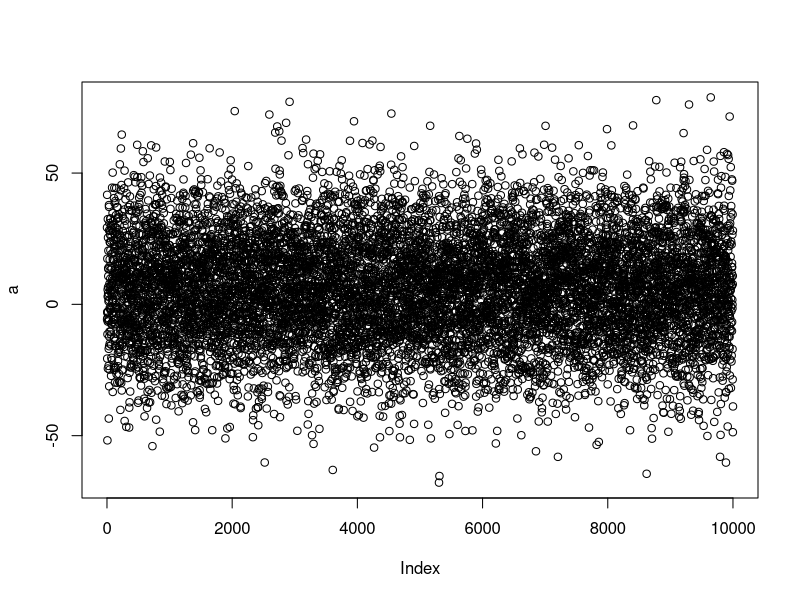
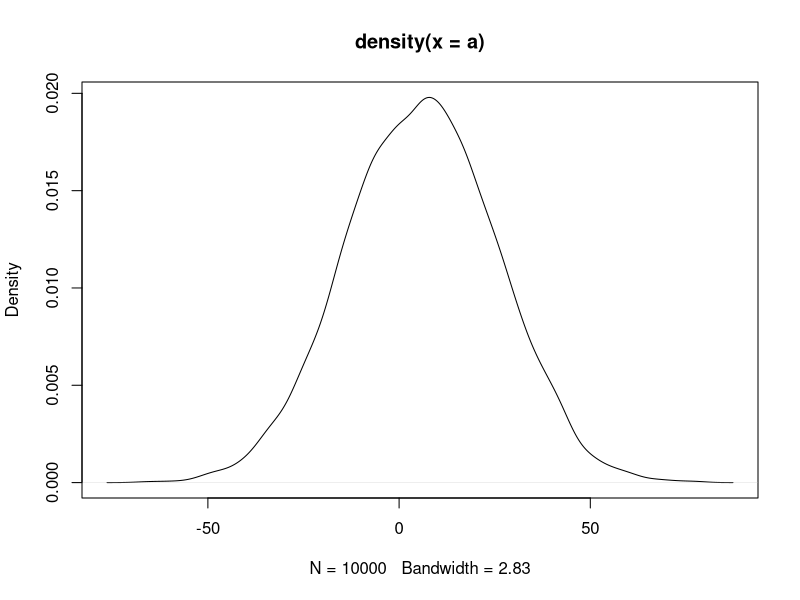
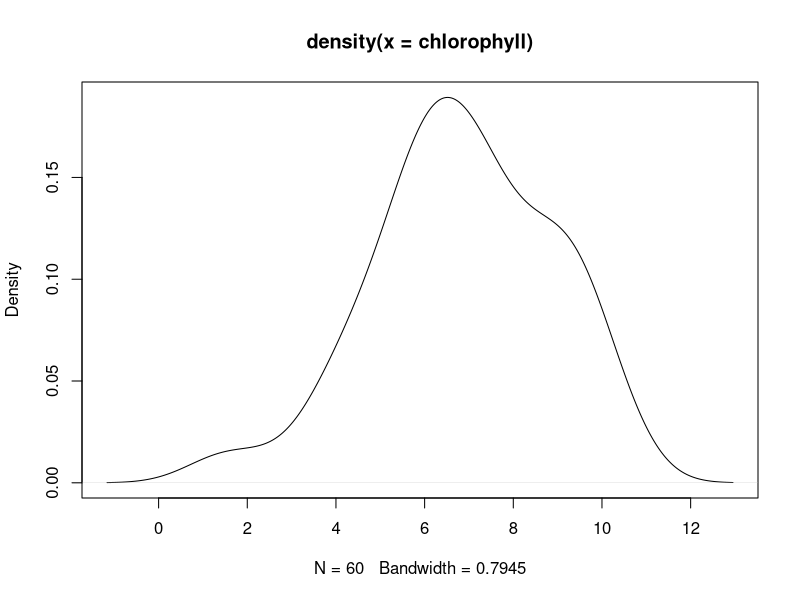
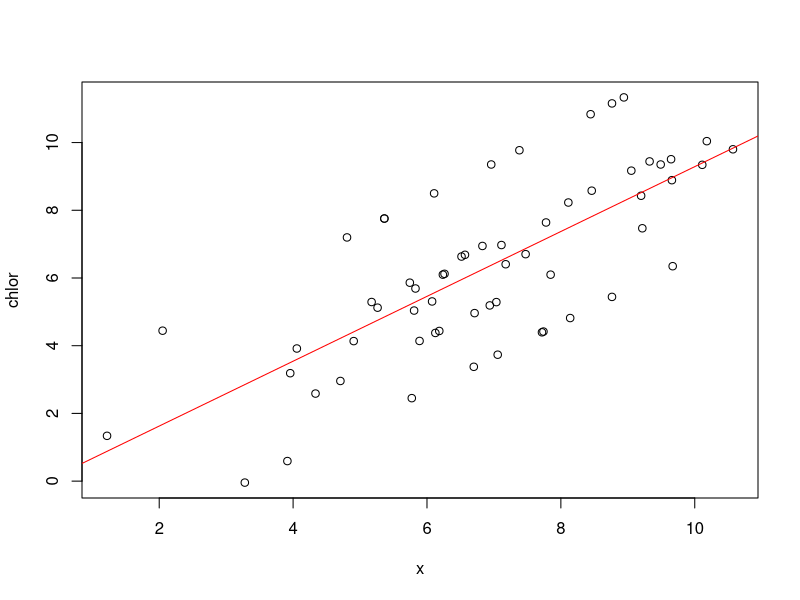
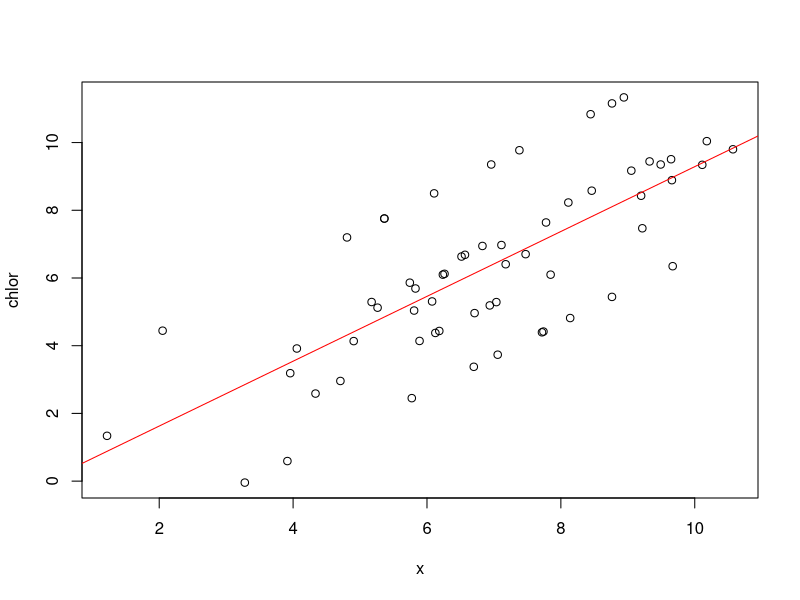
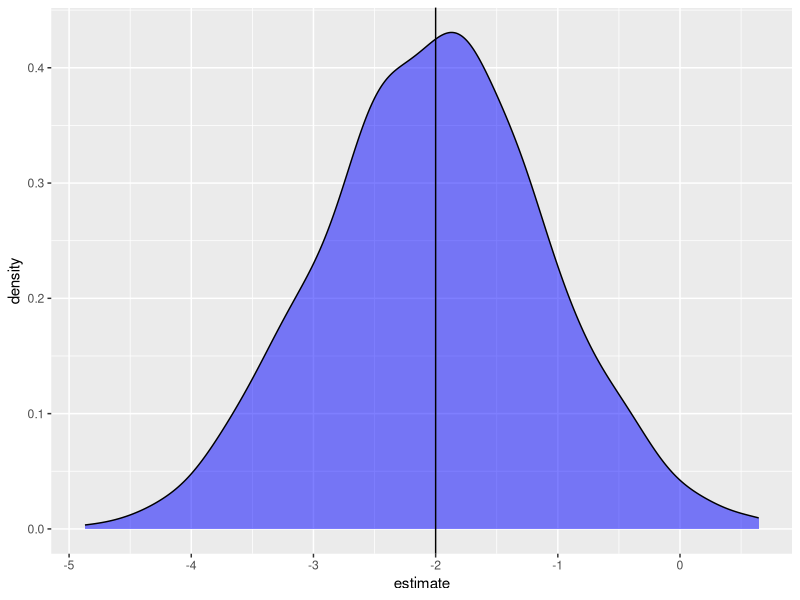
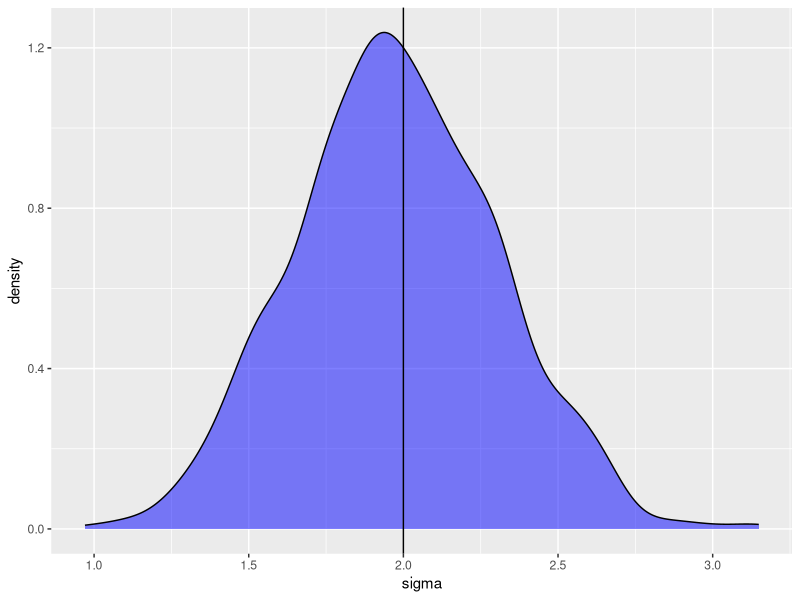

The R source for these figures, in order:
set.seed(20) # Always set seed so random numbers can be recovered
a <- rnorm(1e4, mean = 6, sd = 20) # Generate some random numbers according to a normal distribution
plot(a) # Show a normal distribution
plot(density(a))

##### Simple distribution plot first using 'real' values
set.seed(20)
chlorophyll <- rnorm(60, mean = 7, sd = 2) # Simulating some chlorophyll values; SD and mean come from
# Assemble experiment
plot(density(chlorophyll))

##### Now including an error term
set.seed(20)
x <-rnorm(60, mean = 7, sd = 2) # Data generating process
e <- rnorm(6, sd = 2) # Error
chlor <- x + e # Add the error and the data generating process
summary(chlor)
plot(x, chlor) # Plot these data
m1 <- lm(chlor ~ x) # Model of the relationship between x and chlorophyll
summary(m1) # Can see the model predicts they are strongly related, with an estimate of nearly 1. 
abline(m1$coef[1], m1$coef[2], col = "red")

#####
set.seed(20)
x <-rnorm(60, mean = 7, sd = 2) # Data generating process
e <- rnorm(6, sd = 2) # Error
chlor <- x + e # Add the error and the data generating process
summary(chlor)
plot(x, chlor) # Plot these data
m1 <- lm(chlor ~ x) # Model of the relationship between x and chlorophyll
summary(m1) # Can see the model predicts they are strongly related, with an estimate of nearly 1. 
abline(m1$coef[1], m1$coef[2], col = "red")

##### Next, need simulate with different groups
# Source: https://aosmith.rbind.io/2018/01/09/simulate-simulate-part1/

set.seed(16)
ngroup <- 2
nrep <- 10
b0 <- 5
b1 <- -2
sd <- 2
group <- rep( c("group1", "group2"), each = nrep) # 10 group 1s, 10 group 2s
eps <- rnorm(ngroup*nrep, mean = 0, sd = sd) # Error term for each observation
growth <- b0 + b1*(group == "group2") + eps # Create the simulated response; growth is now given by a true
# group mean for group1 (b0), a mean for group2 which is 2 less than group1 (b1 = -2; -2*group 2 in 
# formula), and an error epsilon (eps).

growthfit <- lm(growth ~ group)
summary(growthfit)

# This is one model, but we want to know how it functions over the long run. So let's create (borrow) a 
# function to do this:

twogroup_fun <- function(nrep = 10, b0 = 5, b1 = -2, sigma = 2){
  ngroup = 2
  group = rep(c("group1", "group2"), each = nrep)
  eps = rnorm(ngroup*nrep, 0, sigma)
  growth = b0 + b1*(group=="group2") + eps
  growthfit = lm(growth ~ group)
  growthfit
}

# This function is using the same parameters as above. 

# Now test the function

set.seed(16)
twogroup_fun()
twogroup_fun(sigma=1) # Example of how to change an element of the function

### Now repeat the function

sims <- replicate(1e3, twogroup_fun(), simplify = F)

#####
library(broom)
library(dplyr)
library(ggplot2)
library(purrr)
#####
tidy(growthfit) # Model coefficients from the single run
summary(growthfit)$sigma # Standard deviation only (doesn't need broom)
sims %>% # The simulations
  map_df(tidy) %>% # Turns each sim object into a tibble
  filter(term == "groupgroup2") %>% # Filtering for group2 
  ggplot( aes(estimate) ) +
  geom_density(fill = "blue", alpha = .5) + # Density plot for the estimates for group 2
  geom_vline( xintercept = -2) # Puts a line for where the actual difference between group1 and group2 was
# specified

# When looking at this distribution, estimates generally lie close to the true value but there is some 
# uncertainty here; a small number even gave positive estimates. 

# Now let's do the same for for standard deviation (sigma)
sims %>% # The simulations
  map_dbl(~summary(.x)$sigma) %>% 
  data.frame(sigma=.) %>% 
  ggplot( aes(sigma) ) +
    geom_density(fill = "blue", alpha = .5) + 
    geom_vline( xintercept = 2)

# Again, not far off

sims %>%
  map_dbl(~summary(.x)$sigma) %>%
  {. < 2} %>%
  mean()

# The standard deviation is underestimated a little over half the time. 


### Can I now use this framework to produce a more complex linear model?
set.seed(20)
ngroup <- 5
nrep <- 10
b0 <- 6
b1 <- 6.5
b2 <- 5.5
b3 <- 7
b4 <- 6.3
sd <- 2
group <- rep( c("group1", "group2", "group3", "group4", "group5"), each = nrep) 
eps <- rnorm(ngroup*nrep, mean = 0, sd = sd) 
chlor <- b0 + b1*(group == "group2") +b2*(group == "group3") + b3*(group == "group4") + 
  b4*(group == "group5") + eps 

chlorgroup <- lm(chlor ~ group)
summary(chlorgroup)


chlorgroupaov <- aov(chlor ~ group)
TukeyHSD(chlorgroupaov)










